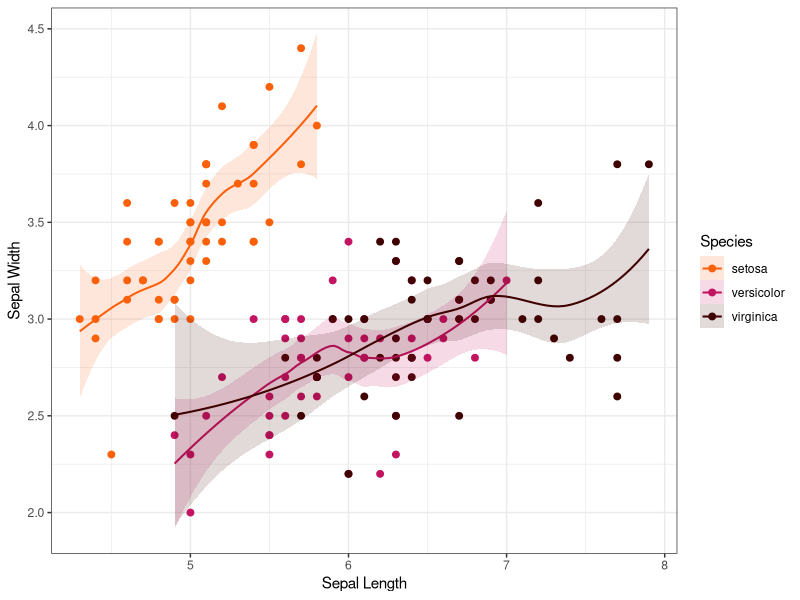
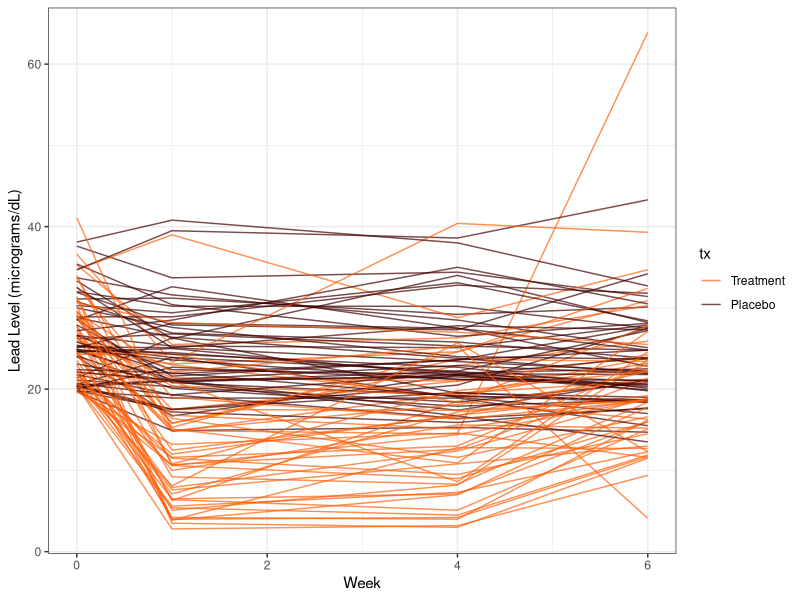
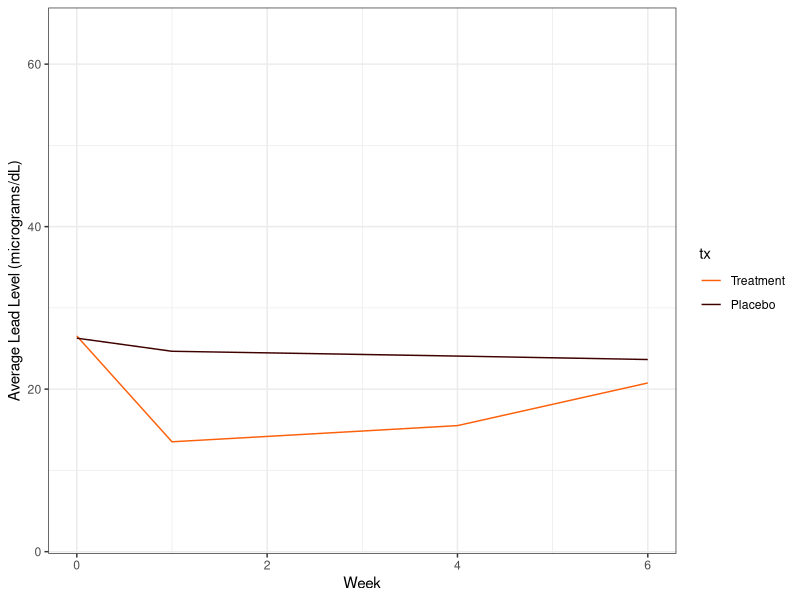
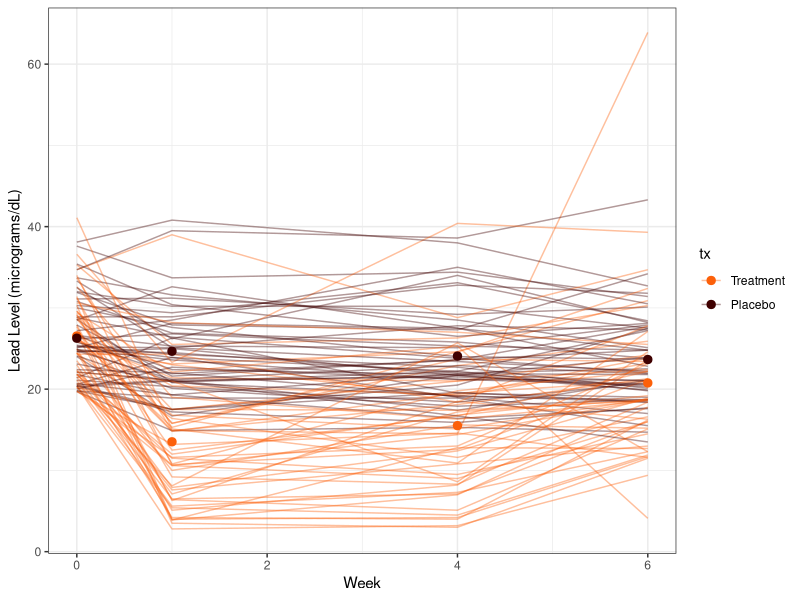

Write R code to recreate these figures, in order. (Note: this script raises an error after producing the figures.)
## ---- chunk 1
knitr::opts_chunk$set(echo = TRUE)

# load relevant libraries
library(ggplot2)  # plotting
library(dplyr)    # data frame manipulation
library(tidyr)    # data frame manipulation
library(corrplot) # correlation plotting
## ---- chunk 2
# load Iris data
data(iris)

# dim(iris)
# names(iris)
# head(iris)
# table(iris$Species)
## ---- chunk 3
# summarize average petal measurements for each species
iris %>%
  group_by(Species) %>%
  summarise(
    n = length(Species),
    Average.petal.length = mean(Petal.Length),
    Average.petal.width = mean(Petal.Width))
## ---- chunk 4
# color selection
colors <- c("#FC600A", # dark orange
            "#C21460", # dark pink
            "#3F0000") # darker red

# plot sepal measurements for each species
iris %>%
  ggplot(aes(x=Sepal.Length, y=Sepal.Width, color=Species, fill=Species)) +
  geom_point(size=2) +
  geom_smooth(alpha=0.15, lwd=.7) +
  xlab("Sepal Length") + ylab("Sepal Width") +
  scale_color_manual(values=colors) +
  scale_fill_manual(values=colors) +
  theme_bw()
## ---- chunk 5
data(WorldPhones)

# dim(WorldPhones)
WorldPhones
## ---- chunk 6
# define new `year` column
WorldPhones <- WorldPhones %>%
  data.frame(.) %>%
  mutate(year = rownames(.))

WorldPhones %>%
  pivot_longer(cols = c("N.Amer", "Europe", "Asia", "S.Amer", "Oceania", "Africa", "Mid.Amer"),
               names_to = "region",
               values_to = "n.telephones")
## ---- chunk 7
tlc <- read.csv("data/tlc.csv")[,-1]

tlc <- tlc %>%
  mutate(tx = as.factor(tx)) %>%
  rename(week.0=y0,
         week.1=y1,
         week.4=y4,
         week.6=y6)

levels(tlc$tx) <- c("Treatment", "Placebo")
## ---- chunk 8
# transform data to long format
tlc_long <- tlc %>%
  pivot_longer(cols = starts_with("week."),
               names_to = "week",
               names_prefix = "week.",
               values_to = "lead.level") %>%
  mutate_at(c("id", "week"), as.integer)

# plot of lead levels over time, by treatment
tlc_long %>%
  ggplot(aes(x=week, y=lead.level, group=id, color=tx)) +
  geom_line(alpha=0.7) +
  xlab("Week") + ylab("Lead Level (micrograms/dL)") +
  scale_color_manual(values=colors[c(1,3)]) +
  theme_bw()

# plot of average lead levels over time, by treatment
tlc_long %>%
  # compute weekly averages across treatments
  group_by(tx, week) %>%
  summarise(mean.lead = mean(lead.level)) %>% 
  # plot averages by week
  ggplot(aes(x=week, y=mean.lead, color=tx)) +
  geom_line() +
  # set same vertical limits to minimum and maximum lead levels
  ylim(min(tlc_long$lead.level), max(tlc_long$lead.level)) +
  xlab("Week") + ylab("Average Lead Level (micrograms/dL)") +
  scale_color_manual(values=colors[c(1,3)]) +
  theme_bw()

tlc_long %>%
  ggplot(aes(x=week, y=lead.level)) +
  geom_line(aes(group=id, color=tx), alpha=0.4) +
  geom_point(data = tlc_long %>% group_by(tx, week) %>% summarise(mean=mean(lead.level)),
             aes(x=week, y=mean, color=tx), size=2.5) +
  xlab("Week") + ylab("Lead Level (micrograms/dL)") +
  scale_color_manual(values=colors[c(1,3)]) +
  theme_bw()
  
  
  geom_point(data = orthoad %>% group_by(age) %>% summarise(mean=mean(distance)),
             aes(x=age, y=mean), size=3) + 
  xlab("Age (years)") + ylab("Distance (mm)") + theme_bw() + 
  scale_x_continuous(breaks=seq(8,18,2))
## ---- chunk 9
# correlation matrix
tlc %>%
  select(starts_with("week.")) %>%
  cor %>%
  round(2)
